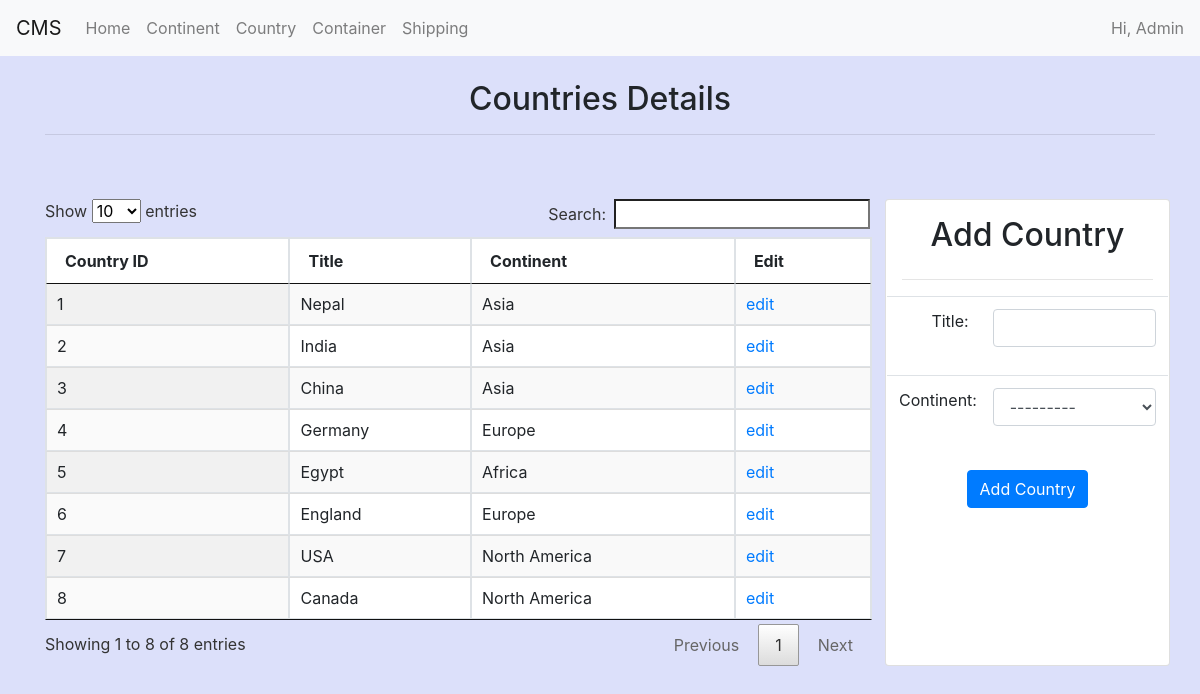
/country/, run on the app's committed database.
### main/models.py (models this page shows, shortened)
class Country(models.Model):
    title = models.CharField(max_length=255, unique=True)
    continent = models.ForeignKey(Continent, on_delete=models.CASCADE)

class Continent(models.Model):
    title = models.CharField(max_length=255, unique=True)
    def __str__(self):
        return (self.title)

### main/views.py (the view, shortened to what this page needs)
# urls.py: path('country/', country, name='country'),
def country(request):
    form = CountryForm()
    records = Country.objects.all()
    return render(request, 'main/country.html', {
        'records': records,
        'form': form,
        'title': 'Add Country'
    })

### main/forms.py
class CountryForm(forms.ModelForm):
    class Meta:
        model = Country
        fields = [
            'title',
            'continent'
        ]

### templates/main/country.html (shortened to what this page needs)
{% extends 'base.html' %} {% load widget_tweaks %} {% block title %}{{title}}{% endblock %} {% block content %}
<center><h2>Countries Details</h2></center><hr><br>
{% if messages %}
	{% include '../includes/messages.html' %}
{% else %}
	<br>
{% endif %}
<div class="row">
	<div class="col-md-9 col-sm-12 table-responsive">
		<table id="mytable" class="mytable table table-bordered table-striped display" style="background-color: #FFFFFF;">
			<thead>
	            <th>Country ID</th>
	            <th>Title</th>
	            <th>Continent</th>
	            <th>Edit</th>
	        </thead>
	        <tbody>
	            {% for instance in records %}
	            <tr class='clickable-row'>
	                <td>{{instance.id}}</td>
	                <td>{{instance.title}}</td>
	                <td>{{instance.continent}}</td>
		            <td>
		                <a href="{% url 'main:update-country'  id=instance.id %}">
		                    edit
		                </a>
		            </td>
	    		</tr>
	        	{% endfor %}
	    	</tbody>
		</table>
	</div>
	<div class="card col-md-3 p-3 text-center">
		<h2>{{title}}</h2><hr>
		<form id="form" method="post" action="">
            <table class="table">
            	{% for field in form.visible_fields %}
					<tr class="row form-group">
						<td class="col-md-4 text-right">{{ field.label_tag }}</td>
						<td class="col-md-8">{% render_field field class+="form-control" %}</td>
					</tr>
				{% endfor %}
			</table>
            <input type="submit" value="{{title}}" class="btn btn-primary pull-right"/>
        </form>
	</div>
</div>
{% endblock %}

### data on the page
Country: id "1", title "Nepal", continent "Asia"
Country: id "2", title "India", continent "Asia"
Country: id "3", title "China", continent "Asia"
Country: id "4", title "Germany", continent "Europe"
Country: id "5", title "Egypt", continent "Africa"
Country: id "6", title "England", continent "Europe"
Country: id "7", title "USA", continent "North America"
Country: id "8", title "Canada", continent "North America"

### other printed values
{{ title }} "Add Country"
{{ field.label_tag }} "Title:" "Continent:"
